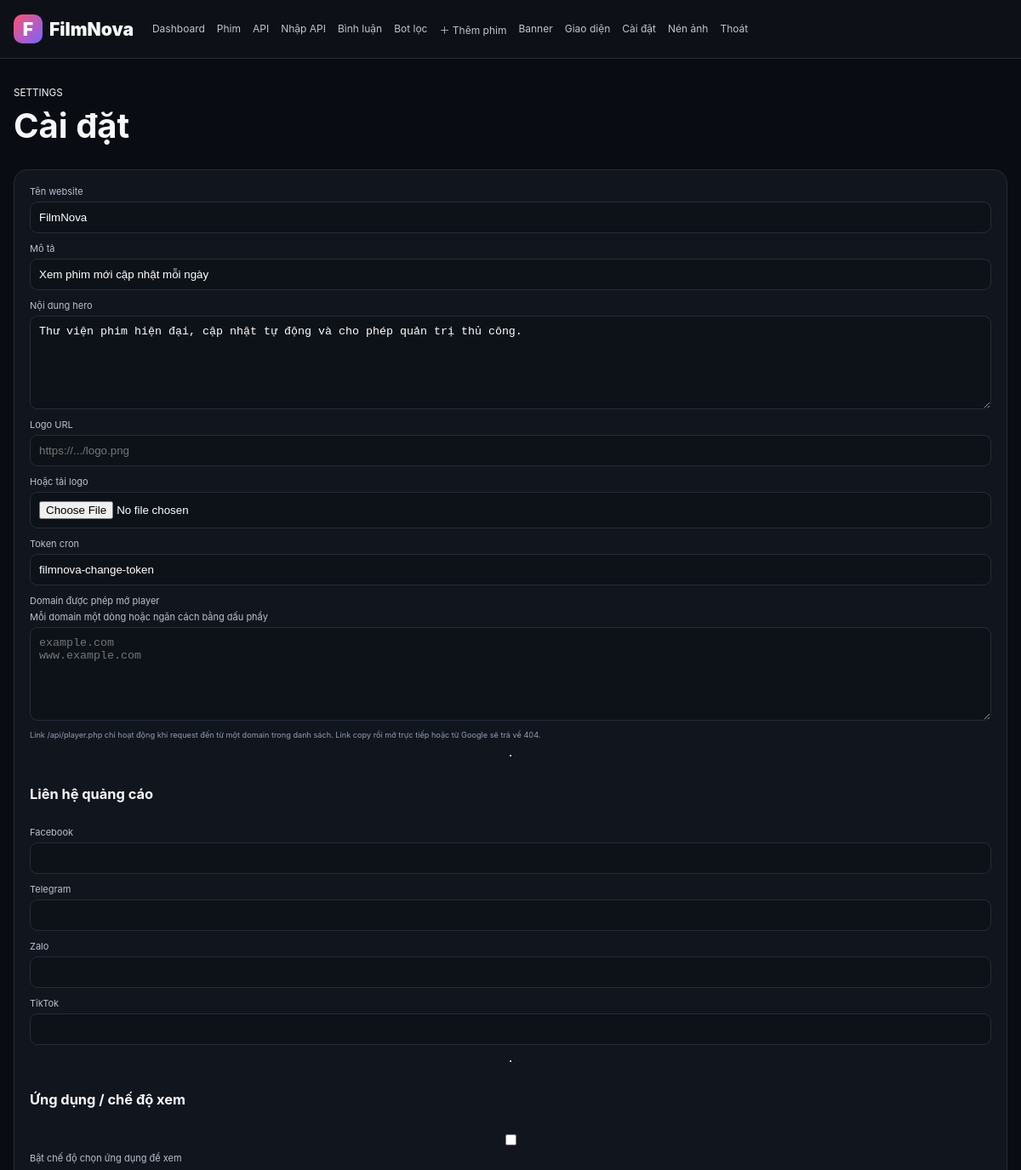
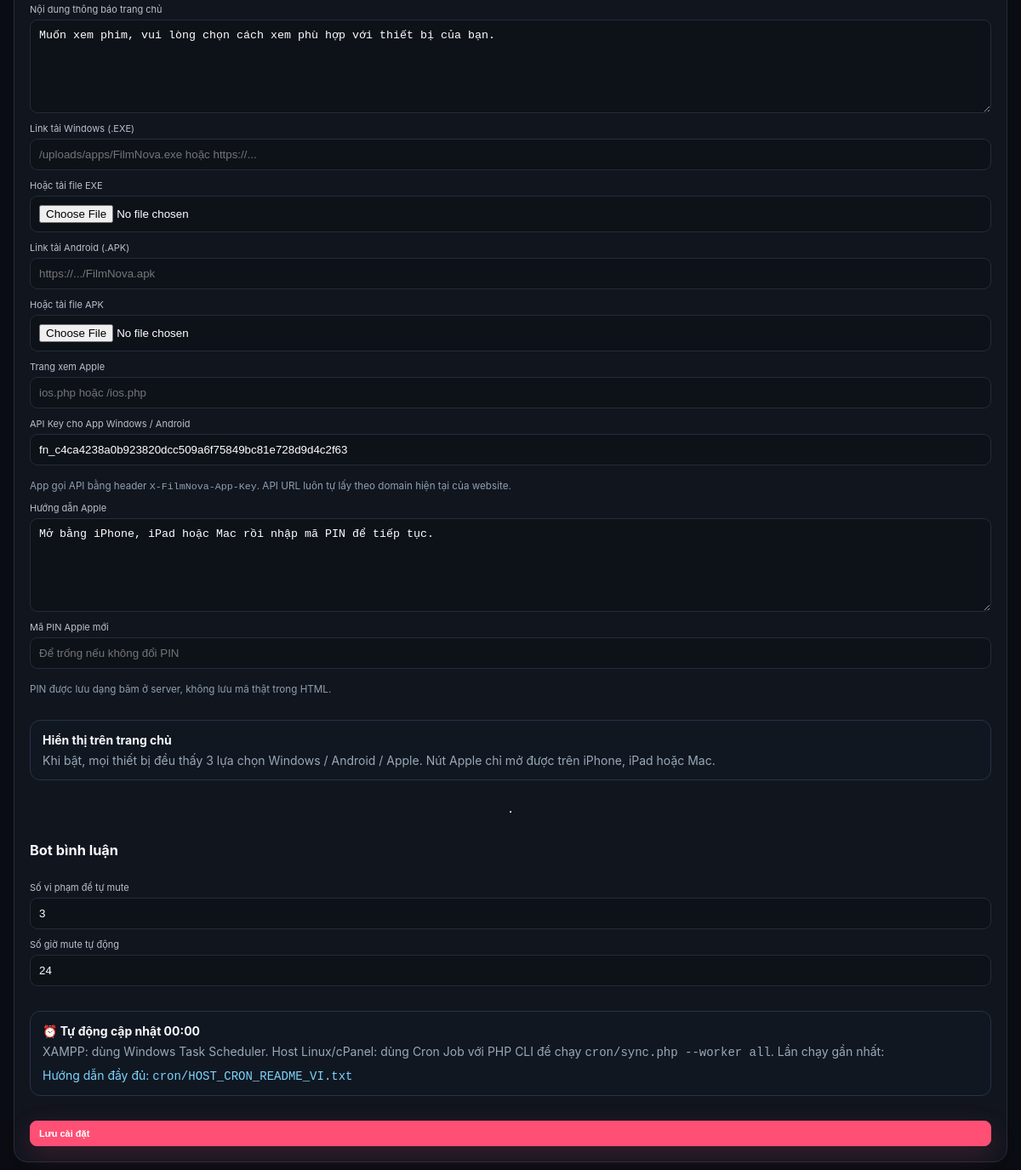
Screenshot of /admin/settings.php (signed in) with the database file from the repository (2 pictures, top to bottom).
### tables this page shows
CREATE TABLE IF NOT EXISTS settings(id INT UNSIGNED AUTO_INCREMENT PRIMARY KEY,`key` VARCHAR(100) UNIQUE NOT NULL,value TEXT NULL);

### bootstrap.php (called while the page is built, shortened)
<?php
$config = require __DIR__ . '/config.php';
function db(): PDO {
    static $pdo = null;
    global $config;
    if ($pdo instanceof PDO) {
        return $pdo;
    }
    try {
        $pdo = new PDO("mysql:host={$config['db']['host']};dbname={$config['db']['name']};charset={$config['db']['charset']}", $config['db']['user'], $config['db']['pass'], [
            PDO::ATTR_ERRMODE=>PDO::ERRMODE_EXCEPTION,
            PDO::ATTR_DEFAULT_FETCH_MODE=>PDO::FETCH_ASSOC,
            PDO::ATTR_EMULATE_PREPARES=>false,
        ]);
    } catch (PDOException $e) {
        if ((int)($e->errorInfo[1] ?? 0)!==1049) throw $e;
        $pdo=new PDO("mysql:host={$config['db']['host']};charset={$config['db']['charset']}",$config['db']['user'],$config['db']['pass'],[
            PDO::ATTR_ERRMODE=>PDO::ERRMODE_EXCEPTION,
            PDO::ATTR_DEFAULT_FETCH_MODE=>PDO::FETCH_ASSOC,
            PDO::ATTR_EMULATE_PREPARES=>false,
        ]);
        $safe=str_replace('`','``',$config['db']['name']);
        $pdo->exec("CREATE DATABASE IF NOT EXISTS `{$safe}` CHARACTER SET utf8mb4 COLLATE utf8mb4_unicode_ci");
        $pdo->exec("USE `{$safe}`");
    }
    ensure_schema($pdo); $schemaReady=true; return $pdo;
}
function e(?string $s):string{return htmlspecialchars($s??'',ENT_QUOTES,'UTF-8');}
function setv(string $k,string $d=''):string{$s=db()->prepare('SELECT value FROM settings WHERE `key`=?');$s->execute([$k]);$v=$s->fetchColumn();return$v===false?$d:(string)$v;}
function setv_save(string $k,string $v):void{db()->prepare('INSERT INTO settings(`key`,value) VALUES(?,?) ON DUPLICATE KEY UPDATE value=VALUES(value)')->execute([$k,$v]);}
function app_api_key(): string {
    $k=trim(setv('app_api_key',''));
    if($k===''){ $k='fn_'.bin2hex(random_bytes(24)); setv_save('app_api_key',$k); }
    return $k;
}
?>

### admin/settings.php (the view, shortened to what this page needs)
<?php
require dirname(__DIR__).'/bootstrap.php';require_admin();$adminTitle='Cài đặt';
require __DIR__.'/_header.php'; ?>
<div class="admin-head"><div><small>SETTINGS</small><h1>Cài đặt</h1></div></div><section class="admin-card"><form class="admin-form" method="post" enctype="multipart/form-data"><input type="hidden" name="csrf" value="<?=e(csrf())?>"><label>Tên website<input name="site_name" value="<?=e(setv('site_name','FilmNova'))?>"></label><label>Mô tả<input name="site_tagline" value="<?=e(setv('site_tagline',''))?>"></label><label>Nội dung hero<textarea name="hero_text"><?=e(setv('hero_text',''))?></textarea></label><label>Logo URL<input name="logo_url" value="<?=e(setv('site_logo',''))?>" placeholder="https://.../logo.png"></label><label>Hoặc tải logo<input type="file" name="logo" accept="image/png,image/jpeg,image/webp,image/gif"></label><label>Token cron<input name="cron_token" value="<?=e(setv('cron_token','changeme'))?>"></label><label>Domain được phép mở player <span class="hint">Mỗi domain một dòng hoặc ngăn cách bằng dấu phẩy</span><textarea name="player_allowed_domains" rows="4" placeholder="example.com
www.example.com"><?=e(setv('player_allowed_domains',''))?></textarea><small style="display:block;color:#8ea0b3;margin-top:6px">Link /api/player.php chỉ hoạt động khi request đến từ một domain trong danh sách. Link copy rồi mở trực tiếp hoặc từ Google sẽ trả về 404.</small></label><hr><h3>Liên hệ quảng cáo</h3><label>Facebook<input name="facebook" value="<?=e(setv('contact_facebook',''))?>"></label><label>Telegram<input name="telegram" value="<?=e(setv('contact_telegram',''))?>"></label><label>Zalo<input name="zalo" value="<?=e(setv('contact_zalo',''))?>"></label><label>TikTok<input name="tiktok" value="<?=e(setv('contact_tiktok',''))?>"></label><hr><h3>Ứng dụng / chế độ xem</h3><label><input type="checkbox" name="app_gate_enabled" value="1" <?=setv('app_gate_enabled','0')==='1'?'checked':''?>> Bật chế độ chọn ứng dụng để xem</label><label>Nội dung thông báo trang chủ<textarea name="app_notice_text" rows="3"><?=e(setv('app_notice_text','Muốn xem phim, vui lòng chọn cách xem phù hợp với thiết bị của bạn.'))?></textarea></label><label>Link tải Windows (.EXE)<input name="app_windows_url" value="<?=e(setv('app_windows_url',''))?>" placeholder="/uploads/apps/FilmNova.exe hoặc https://..."></label><label>Hoặc tải file EXE<input type="file" name="app_windows_file" accept=".exe"></label><label>Link tải Android (.APK)<input name="app_android_url" value="<?=e(setv('app_android_url',''))?>" placeholder="https://.../FilmNova.apk"></label><label>Hoặc tải file APK<input type="file" name="app_android_file" accept=".apk"></label><label>Trang xem Apple<input name="app_ios_url" value="<?=e(setv('app_ios_url','ios.php'))?>" placeholder="ios.php hoặc /ios.php"></label><label>API Key cho App Windows / Android<input name="app_api_key" value="<?=e(app_api_key())?>" spellcheck="false"></label><small style="display:block;color:#8ea0b3;margin-top:6px">App gọi API bằng header <code>X-FilmNova-App-Key</code>. API URL luôn tự lấy theo domain hiện tại của website.</small><label>Hướng dẫn Apple<textarea name="app_ios_help" rows="3"><?=e(setv('app_ios_help','Mở bằng iPhone, iPad hoặc Mac rồi nhập mã PIN để tiếp tục.'))?></textarea></label><label>Mã PIN Apple mới<input name="app_ios_pin" type="password" inputmode="numeric" placeholder="Để trống nếu không đổi PIN"></label><small style="display:block;color:#8ea0b3;margin-top:6px">PIN được lưu dạng băm ở server, không lưu mã thật trong HTML.</small><div class="sync-status" style="margin:18px 0;padding:14px;border:1px solid #263448;border-radius:12px;background:#101721"><b>Hiển thị trên trang chủ</b><div style="margin-top:7px;color:#9aa8b8">Khi bật, mọi thiết bị đều thấy 3 lựa chọn Windows / Android / Apple. Nút Apple chỉ mở được trên iPhone, iPad hoặc Mac.</div></div><hr><h3>Bot bình luận</h3><label>Số vi phạm để tự mute<input name="comment_auto_mute_threshold" type="number" min="1" value="<?=e(setv('comment_auto_mute_threshold','3'))?>"></label><label>Số giờ mute tự động<input name="comment_auto_mute_hours" type="number" min="1" value="<?=e(setv('comment_auto_mute_hours','24'))?>"></label><div class="sync-status" style="margin:18px 0;padding:14px;border:1px solid #263448;border-radius:12px;background:#101721"><b>⏰ Tự động cập nhật 00:00</b><div style="margin-top:7px;color:#9aa8b8">XAMPP: dùng Windows Task Scheduler. Host Linux/cPanel: dùng Cron Job với PHP CLI để chạy <code>cron/sync.php --worker all</code>. Lần chạy gần nhất: <strong style="color:#eef3f8"><?=e(setv('last_sync_at','Chưa có'))?></strong></div><div style="margin-top:10px;color:#7dd3fc">Hướng dẫn đầy đủ: <code>cron/HOST_CRON_README_VI.txt</code></div></div><button class="btn primary">Lưu cài đặt</button></form></section>
<?php require __DIR__.'/_footer.php'; ?>

### admin/_header.php
<?php require_once dirname(__DIR__).'/bootstrap.php';require_admin();?><!doctype html><html><head><meta charset="utf-8"><meta name="viewport" content="width=device-width,initial-scale=1"><title><?=e($adminTitle??'Admin')?></title><link rel="stylesheet" href="../assets/app.css"></head><body class="admin-body"><header class="admin-top"><div class="container admin-nav"><?php $logo=setv('site_logo',''); ?><a class="brand" href="../"><?php if($logo): ?><img class="site-logo" src="<?=e(img($logo))?>" alt="<?=e(setv('site_name','FilmNova'))?>"><?php else: ?><span>F</span><?php endif; ?><?=e(setv('site_name','FilmNova'))?></a><nav><a href="index.php">Dashboard</a><a href="movies.php">Phim</a><a href="api.php">API</a><a href="api_import.php">Nhập API</a><a href="comments.php">Bình luận</a><a href="moderation.php">Bot lọc</a><a href="movie_edit.php">＋ Thêm phim</a><a href="banners.php">Banner</a><a href="themes.php">Giao diện</a><a href="settings.php">Cài đặt</a><a href="optimize_images.php">Nén ảnh</a><a href="logout.php">Thoát</a></nav></div></header><main class="container admin-main">

### assets/app.css (style rules this page uses)
:root { --bg:#07090e;--panel:#11151e;--line:#252c38;--text:#f7f8fb;--muted:#97a2b2;--a:#ff4f75;--b:#7667ff }
* { box-sizing:border-box }
body { margin:0;background:var(--bg);color:var(--text);font:14px Inter,system-ui,Arial,sans-serif }
a { color:inherit;text-decoration:none }
.container { width:min(1240px,calc(100% - 32px));margin:auto }
.brand { font-weight:900;display:flex;align-items:center;gap:8px;font-size:21px }
.brand span { width:34px;height:34px;border-radius:10px;display:grid;place-items:center;background:linear-gradient(135deg,var(--a),var(--b));font-weight:900 }
.primary { display:inline-flex;padding:11px 16px;border-radius:11px;background:var(--a);color:#fff;border:0 }
.admin-body { background:#090c12 }
.admin-top { border-bottom:1px solid var(--line);background:#0d1016 }
.admin-nav { min-height:68px;display:flex;align-items:center;gap:22px }
.admin-nav nav { display:flex;gap:14px;flex:1 }
.admin-nav nav a { font-size:12px;color:#bdc6d2 }
.admin-main { padding:30px 0 60px }
.admin-head { display:flex;justify-content:space-between;align-items:end;gap:20px;margin-bottom:20px }
.admin-head h1 { font-size:40px;margin:7px 0 }
.admin-card { background:var(--panel);border:1px solid var(--line);border-radius:16px;padding:18px;margin-bottom:15px }
.admin-form { display:grid;gap:11px }
.admin-form label { display:grid;gap:5px;font-size:11px;color:#b9c2ce }
.admin-form input,.admin-form textarea,.admin-form select { background:#0d1219;border:1px solid var(--line);color:#fff;border-radius:9px;padding:10px;outline:0 }
.admin-form textarea { min-height:110px }
.btn { display:inline-flex;background:#1b2230;border:1px solid var(--line);padding:8px 10px;border-radius:8px;font-size:11px }
.btn.primary { background:var(--a);border-color:var(--a) }
.primary { cursor:pointer;text-decoration:none;font-weight:700;box-shadow:0 10px 30px rgba(255,79,117,.18) }

### rows the page displays
settings: value "FilmNova", site_name "FilmNova"
settings: site_tagline "Xem phim mới cập nhật mỗi ngày"
settings: hero_text "Thư viện phim hiện đại, cập nhật tự động và cho phép quản trị thủ công."
settings: cron_token "filmnova-change-token"
settings: app_notice_text "Muốn xem phim, vui lòng chọn cách xem phù hợp với thiết bị của bạn."
settings: app_ios_help "Mở bằng iPhone, iPad hoặc Mac rồi nhập mã PIN để tiếp tục."
settings: comment_auto_mute_threshold "3"
settings: comment_auto_mute_hours "24"
